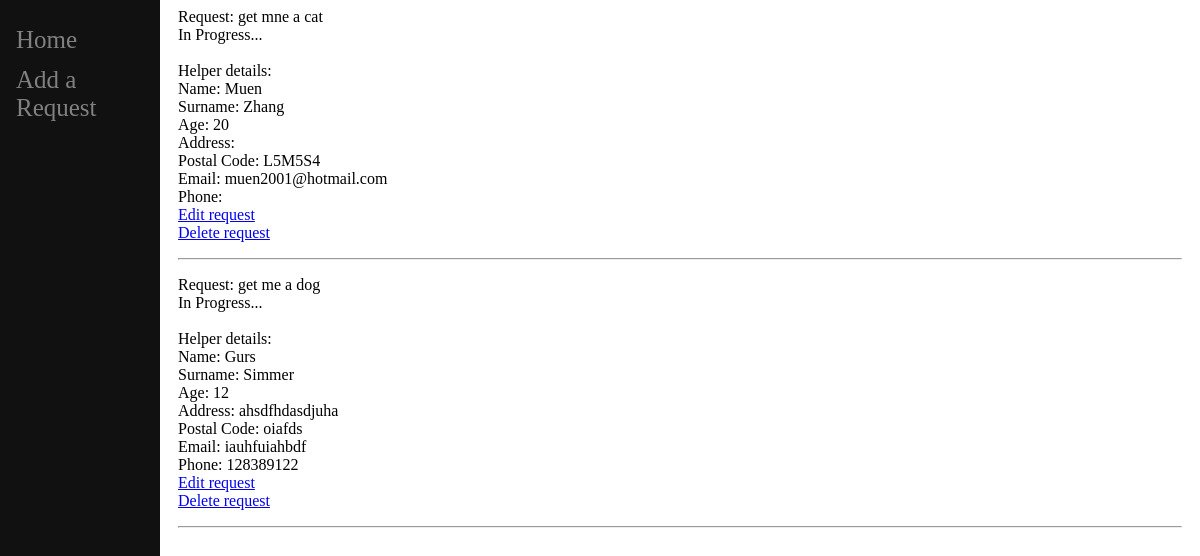
The page /corona/index/show_requests (signed in) on the database its author committed.
### corona/models.py (models this page shows)
class Boomer(models.Model):
    username = models.CharField(primary_key=True, max_length=50)
    password = models.CharField(max_length=100)
    name = models.CharField(max_length=200)
    surname = models.CharField(max_length=200)
    age = models.IntegerField()
    email = models.CharField(max_length=200)
    postal_code = models.CharField(max_length=6)
    latitude = models.FloatField(default=0)
    longitude = models.FloatField(default=0)
    phone = models.CharField(max_length=11,default='')
    address = models.CharField(max_length=100,default='')

class Requests(models.Model):
    boomer_id = models.ForeignKey(Boomer, on_delete=models.CASCADE)
    zoomer_id = models.CharField(max_length=100, default='', blank=True)
    details = models.TextField(max_length=100)
    completed = models.BooleanField(default=False)
    taken = models.BooleanField(default=False)

class Zoomer(models.Model):
    username = models.CharField(primary_key=True, max_length=50)
    password = models.CharField(max_length=100)
    name = models.CharField(max_length=200)
    surname = models.CharField(max_length=200)
    email = models.CharField(max_length=200)
    age = models.IntegerField()
    postal_code = models.CharField(max_length=6)
    latitude = models.FloatField(default=0)
    longitude = models.FloatField(default=0)
    phone = models.CharField(max_length=11,default='')
    address = models.CharField(max_length=100,default='')

### corona/views/nonboomer_view.py (the view)
# urls.py: path('index/show_requests', nonboomer_view.show_requests, name='show_requests'),
def show_requests(request):
    if(request.session['type'] == 'zoomer'):
        request_list=Requests.objects.filter(zoomer_id=request.session['username'])
        context = {
            'request_list':request_list,
        }
        return render(request, 'nonboomer/taken_requests.html', context)
    elif(request.session['type'] == 'boomer'):
        request_list=Requests.objects.filter(boomer_id=request.session['username'])
        myrequest_list = []
        for request1 in request_list:
            if(request1.zoomer_id == ''):
                myrequest_list.append({'id':request1.id, 'boomer_id': request1.boomer_id, 'zoomer_id':request1.zoomer_id, 'details':request1.details,'completed':request1.completed,'taken':request1.taken,'zoomer':''})
            else:
                zoomer = Zoomer.objects.get(pk=request1.zoomer_id)
                myrequest_list.append({'id':request1.id, 'boomer_id': request1.boomer_id, 'zoomer_id':request1.zoomer_id, 'details':request1.details,'completed':request1.completed,'taken':request1.taken,'zoomer':zoomer})
        context = {
            'request_list':myrequest_list,
        }
        return render(request, 'boomer/myrequests.html', context)
    return render(request, 'login/index.html', {})

### corona/templates/boomer/myrequests.html (shortened to what this page needs)
<html>
<body>
    {% extends "main/baseboomer.html" %}
    {% block content %}
    <div class="main">
    {% if request_list %}
    {% for request1 in request_list %}
    <p>
        Request: {{request1.details}}<br>
        {%if request1.completed == False%}
        In Progress...<br><br>
        {%else%}
        The request has been fulfilled<br><br>
        {%endif%}
        {% if request1.taken == True %}
        Helper details:<br>
        Name: {{request1.zoomer.name}} <br>
        Surname: {{request1.zoomer.surname}}<br>
        Age: {{request1.zoomer.age}} <br>
        Address: {{request1.zoomer.address}}<br>
        Postal Code: {{request1.zoomer.postal_code}}<br>
        Email: {{request1.zoomer.email}}<br>
        Phone: {{request1.zoomer.phone}}<br>
        {%else%}
        Not taken yet<br>
        {%endif%}
        {%if request1.completed == False%}
        <a href="{% url 'corona:editListing' request1.id %}">Edit request</a><br>
        {%endif%}
        <a href="{% url 'corona:deleteListing' request1.id %}">Delete request</a><br>
        <hr>
    </p>
    {% endfor %}
    {% else %}
    <p>No Requests</p>
    {% endif %}
    </div>
    {% endblock %}

### corona/templates/main/baseboomer.html (style rules this page uses)
.main { margin-left: 160px; padding: 0px 10px; }

### rows shown on the page
Boomer: details "get mne a cat", zoomer.name "Muen", zoomer.surname "Zhang", zoomer.age "20", zoomer.postal_code "L5M5S4", zoomer.email "muen2001@hotmail.com", details "get me a dog", zoomer.name "Gurs", zoomer.surname "Simmer", zoomer.age "12", zoomer.address "ahsdfhdasdjuha", zoomer.postal_code "oiafds", zoomer.email "iauhfuiahbdf", zoomer.phone "128389122"
